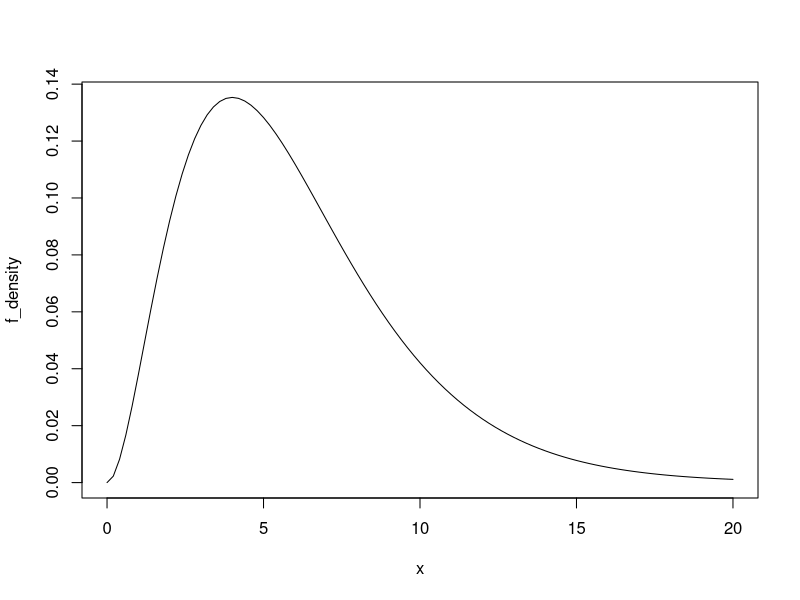
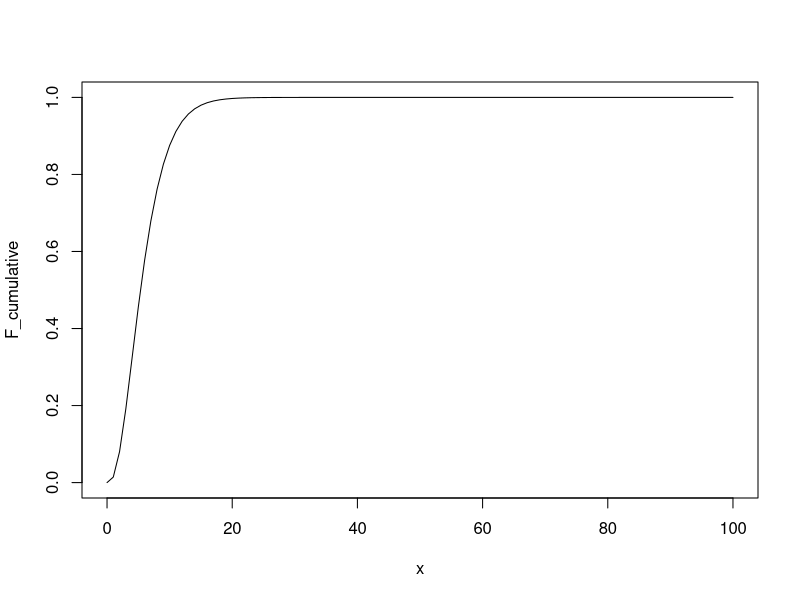
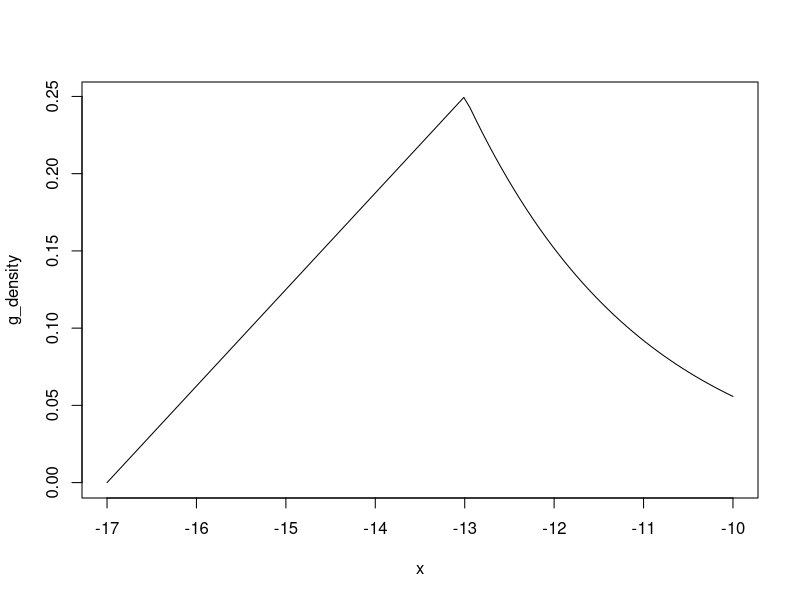
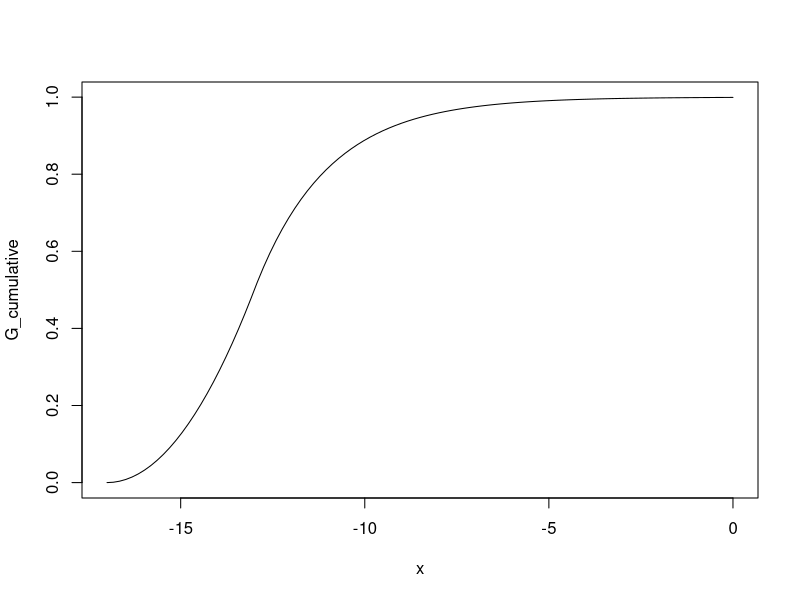
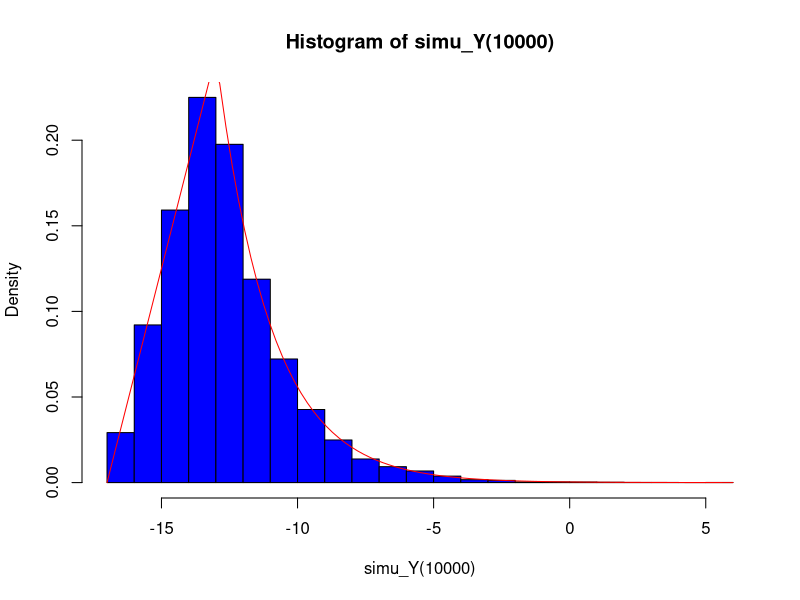
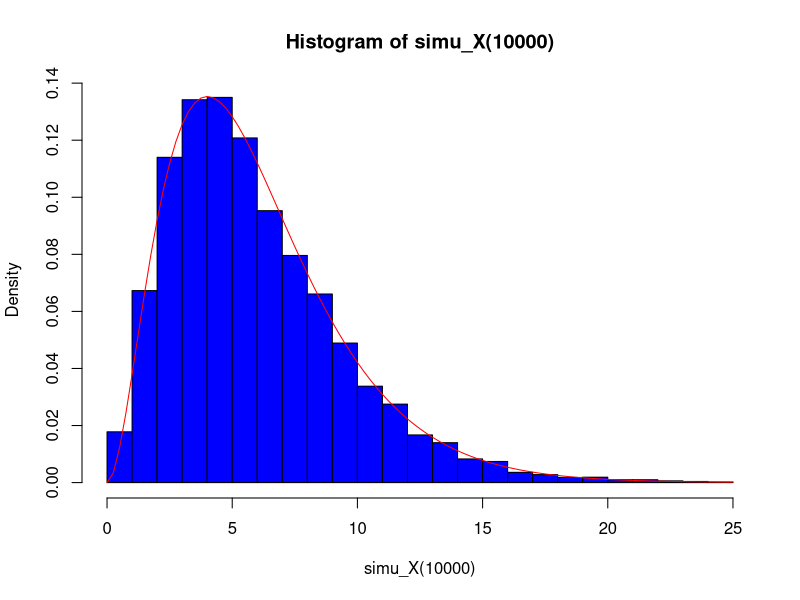
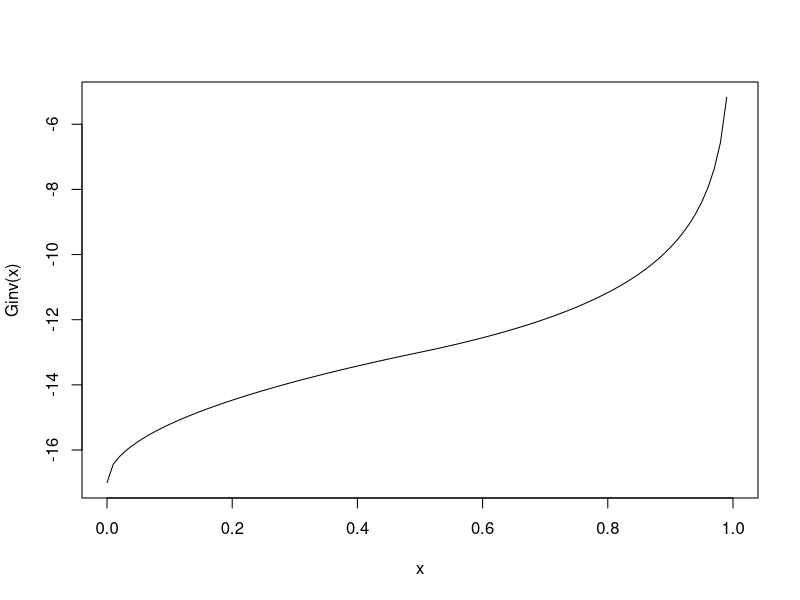
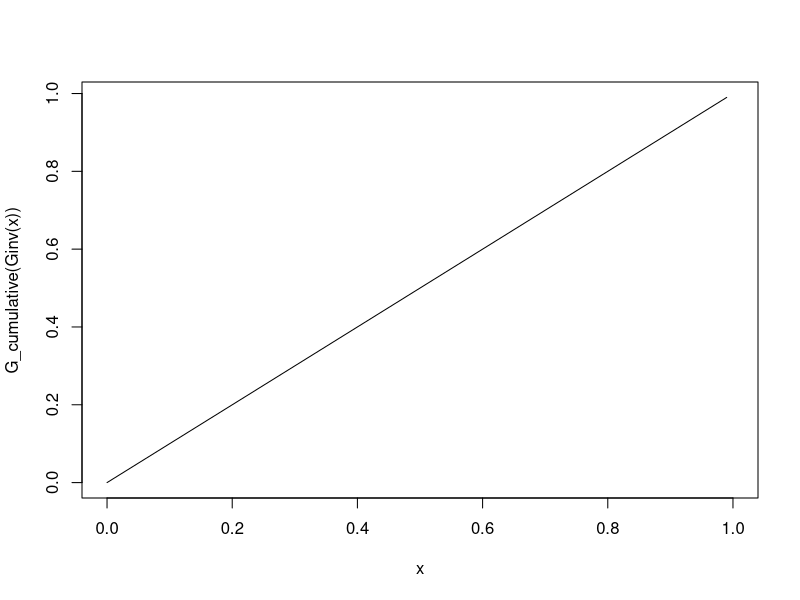

Reproduce these figures in R, in order.
## ---- chunk 1
knitr::opts_chunk$set(echo = TRUE)
## ---- chunk 2
f_density = function(x){
  alpha = 3
  theta = 2
  #shape = alpha , scale = theta 
  return( dgamma(x, shape = alpha, scale=theta))
}

F_cumulative <- function(x){
  alpha = 3
  theta = 2
  return(pgamma(x,shape=alpha, scale=theta))
}

g_density = function(y){
  mu = -13
  b = 2
  return( (y>=(mu-2*b) & y<=mu) * (y-mu+2*b)/(4*b^2) +  (y>mu) * 1/(2*b)*exp(-(y-mu)/b) )
}


G_cumulative <- function(y){
  mu = -13
  b = 2
  
  ret1 <- (y>=(mu-2*b) & y<=mu) *  (1/(8*b^2) * (y-mu+2*b)^2)

  ret2 <- (y>mu) *( 1-exp(-(y-mu)/b)/2)
  
  return(ret1+ret2)
}

## ---- chunk 3
#Quelques tests
stopifnot(g_density(-13) == 1/4)
stopifnot(g_density(-17) == 0 )
stopifnot(g_density(-11) ==( 1/4*exp(-1)))
stopifnot(G_cumulative(-17)==0) #mu-2b
stopifnot(G_cumulative(-13)==1/2) #mu
stopifnot(G_cumulative(-11)==1-exp(-1)/2) #mu+b

## ---- chunk 4
plot(f_density, xlim = c(0,20))
plot(F_cumulative, xlim = c(0,100))
plot(g_density, xlim = c(-17,-10))
plot(G_cumulative, xlim=c(-17,0))
## ---- chunk 5

Ginv <- function(u){
  mu = -13
  b = 2
  ret1 <- (u>=0 & u <=1/2) * (mu-2*b+b*sqrt(8*u))
  ret2 <- (u<=1 & u >1/2)  * ( mu-b*log(2*(1-u)))
  return (ret1+ret2)
}


simu_Y <- function(N){

  U = runif(N)
  GinvU = Ginv(U)
  return(GinvU)
}
simu_X <- function(N){
  alpha = 3
  theta = 2
  return(rgamma(N, shape = alpha, scale = theta))
}

hist(simu_Y(10000),  freq= FALSE, breaks = 25, col = 'blue', plot = TRUE)
curve(g_density, add= TRUE, col = 'red')


hist(simu_X(10000),  freq= FALSE, breaks = 25, col = 'blue', plot = TRUE)
curve(f_density, add= TRUE, col = 'red')

curve(Ginv, xlim = c(0,1))
curve(G_cumulative(Ginv(x)), xlim = c(0,1))
curve(Ginv(G_cumulative(x)), xlim = c(-17,-10))


## ---- chunk 6
library(glue)
simu1 <- function(N){
  # methode 1: sigma = sommes des carrés/N  - espérance^2
  s = 0
  s2 = 0 
  

  Y = simu_Y(N)
  X = simu_X(N)
  h = X+Y>0
  
  esp = 1/N*sum(h)
  var = 1/N * sum(h^2) - esp^2
  
  alpha = 0.05
  q = qnorm(1-alpha/2)
  margin = sqrt(var)*q/sqrt(N)
  print(glue::glue('Erreur quadratique moyenne:  {(var/N)}' ))
  print(glue::glue("Avec un risque de {alpha}-> resultat :  {esp} +/- {margin}"))
  return();
}
simu1(1000)
## ---- chunk 7
simu_erreur <- function(N){
  # methode 1: sigma = sommes des carrés/N  - espérance^2
  s = 0
  s2 = 0 
  

  Y = simu_Y(N)
  X = simu_X(N)
  h = X+Y>0
  
  esp = 1/seq(1,N)*cumsum(h)
  var_vector = 1/seq(1,N) * (cumsum(h^2) - esp^2) #pour des Nsim différents : [var(N1), var(N2), var(N3)...]
  erreur_quad = var_vector/seq(1,N)
  
  plot(esp)
  plot(erreur_quad)

}
simu_erreur(1000)

## ---- chunk 8
simu2 <- function(N){
  # methode 1: sigma = sommes des carrés/N  - espérance^2
  s = 0
  s2 = 0 
  
  Y = simu_Y(N) #ici, interviennent les U_i, par méthode de la fonction inverse
  h = 1-F_cumulative(-Y) #rappelons que t = 0

  
  
  esp = 1/N*sum(h)
  var = 1/N * sum(h^2) - esp^2
  
  alpha = 0.05
  q = qnorm(1-alpha/2)
  margin = sqrt(var)*q/sqrt(N)
  print(glue::glue('Erreur quadratique moyenne:  {(var/N)}' ))
  print(glue::glue("Avec un risque de {alpha}-> resultat :  {esp} +/- {margin}"))
}
#qs = (Ginv(c(0,0.1,0.3,0.4,0.5,0.7,0.9,0.99)))
simu2(1000)

## ---- chunk 9
simu3 <- function(N){

  alpha = 3
  theta = 2

  
  U = runif(N)
  Y = Ginv(U) #ici, interviennent les U_i
  Y2 = Ginv(1-U)
  h = (1 - F_cumulative(-Y) + 1-F_cumulative(-Y2))/2 #rappelons que t = 0
  

  
  
  esp = 1/N*sum(h)
  var = 1/N * sum(h^2) - esp^2
  
  alpha = 0.05
  q = qnorm(1-alpha/2)
  margin = sqrt(var)*q/sqrt(N)
  print(glue::glue('Erreur quadratique moyenne:  {(var/N)}' ))
  print(glue::glue("Avec un risque de {alpha}-> resultat :  {esp} +/- {margin}"))
}
simu3(1000)

## ---- chunk 10
espY <- function(N){
  U = runif(N)
  mu = -13
  Y = Ginv(U) #ici, interviennent les U_i
  Y2 = Ginv(1-U)
  h = (Y+Y2)/2  #rappelons que t = 0
  

  
  
  esp = 1/N*sum(h)
  var = 1/N * sum(h^2) - esp^2
  
  alpha = 0.05
  q = qnorm(1-alpha/2)
  margin = sqrt(var)*q/sqrt(N)
  print(glue::glue('Erreur quadratique moyenne:  {(var/N)}' ))
  print(glue::glue("Avec un risque de {alpha}-> resultat :  {esp} +/- {margin}"))
}
espY(100000)
b = 2
mu = -13
esp_theorique = -(12+2/3)
print("esp_theorique : ")
print(esp_theorique)
## ---- chunk 11
simu5 <- function(N){

  alpha = 3
  theta = 2
  b = 1
  m = -(12+2/3)
  
  U = runif(N)
  Y = Ginv(U) #ici, interviennent les U_i
  h = 1 - F_cumulative(-Y) - b*Y 
  
  moy = 1/N*sum(h)
  esp = moy + b*m
  var = 1/N * sum(h^2) - moy^2
  
  alpha = 0.05
  q = qnorm(1-alpha/2)
  margin = sqrt(var)*q/sqrt(N)
  print(glue::glue('Erreur quadratique moyenne:  {(var/N)}' ))
  print(glue::glue("Avec un risque de {alpha}-> resultat :  {esp} +/- {margin}"))
}
simu5(1000)

## ---- chunk 12
alpha = 3
theta = 2
qgamma(0.6, shape = alpha , scale= theta) #qeps = 6.21
integrate(function(x){dgamma(x,shape = alpha , scale = theta)},lower= 0, upper = 6.210757 )
curve(dgamma(x,shape = alpha , scale = theta), xlim = c(0,10))
## ---- chunk 13
simu4 <- function(N){

  alpha = 3
  theta = 2
  
  s = 0 
  s2 = 0 

  U = runif(N)
  Uk = (seq(0,N-1) + U)/N
  
  
  Y = Ginv(Uk) #ici, interviennent les U_i
  X = rgamma(N, shape = alpha, scale = theta)
  
  
  #h est le vecteur des h(X_i,Y_i)
  h =  (X+Y > 0)*1. #rappelons que t = 0 
  
  
  
  esp = 1/N*sum(h)
  var = 1/N * sum(h^2) - esp^2
  
  alpha = 0.05
  q = qnorm(1-alpha/2)
  margin = sqrt(var)*q/sqrt(N)
  print(glue::glue('Erreur quadratique moyenne:  {(var/N)}' ))
  cat("Avec un risque de ", alpha, "-> resultat : ", esp, "+/-", margin)
}
#qs = (Ginv(c(0,0.1,0.3,0.4,0.5,0.7,0.9,0.99)))
simu4(1000)
## ---- chunk 14
simu42 <- function(N){

  alpha = 3
  theta = 2
  
  s = 0 
  s2 = 0 

  U = runif(N)
  Uk = (seq(0,N-1) + U)/N
  
  
  Y = Ginv(Uk) #ici, interviennent les U_i

  
  #h est le vecteur des h(X_i,Y_i)
  h =  1 - F_cumulative(-Y) #rappelons que t = 0 
  
  esp = 1/N*sum(h)
  var = 1/N * sum(h^2) - esp^2
  
  alpha = 0.05
  q = qnorm(1-alpha/2)
  margin = sqrt(var)*q/sqrt(N)
  print(glue::glue('Erreur quadratique moyenne:  {(var/N)}' ))
  cat("Avec un risque de ", alpha, "-> resultat : ", esp, "+/-", margin)
}
#qs = (Ginv(c(0,0.1,0.3,0.4,0.5,0.7,0.9,0.99)))
simu42(1000)
